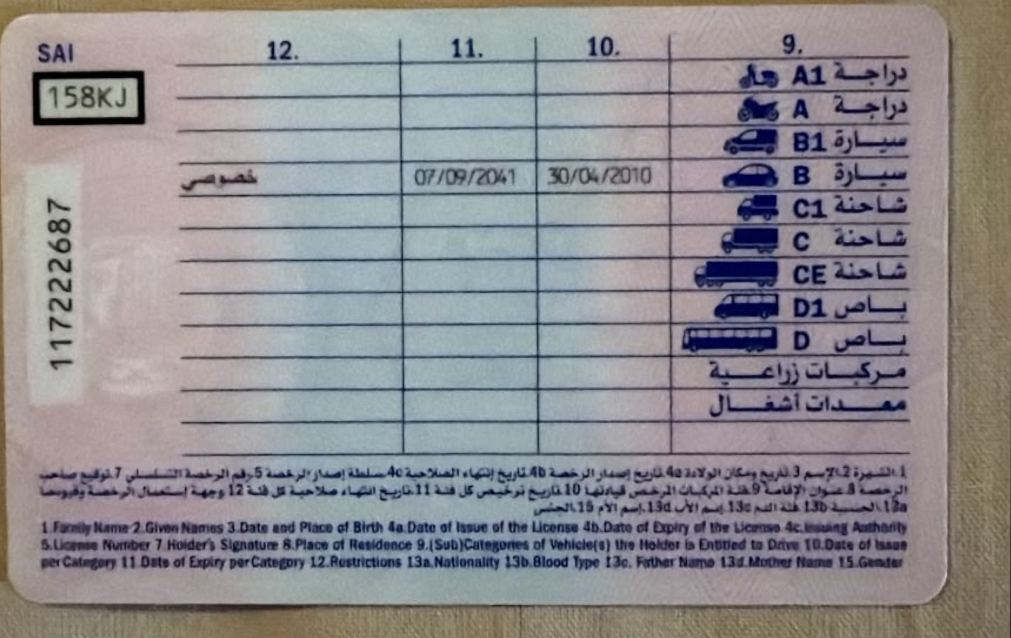
#> input picture ocr/reference_templates/license_back.png, 1011 x 638 px
$ python -i ocr_client.py   (imports and definitions only)
#> lines starting #> are read from the running program, lines starting #| are printed output that depends on the picture
#> in ocr_image_path, image is the input picture: shape (638, 1011, 3); mean B, G, R 144.3, 140.9, 142.8
"""
Thin wrapper around Google Cloud Vision's OCR (document text detection).

This is the ONLY file in the codebase that should import
`google.cloud.vision`. Everything else (passport_ocr.py, license_ocr.py)
calls the functions below, which return plain-Python types (OcrWord /
OcrResult) — the same shapes this module has returned through every OCR
engine it's wrapped. That's the point: the OCR engine is swappable by only
touching this file, and it's why switching didn't require changing
passport_ocr.py, license_ocr.py, or pipeline.py at all.

2026-08-24: switched back to Google Cloud Vision, reversing the earlier
move to Tesseract. Tesseract was offline/free/private, but real-world use
kept surfacing accuracy and engine-specific problems that ate several
debugging sessions: the license's "13b" blood-type field alone needed five
separate rounds chasing its printed label bleeding into the read (crop
recalibration, then a generous-crop-plus-label-strip rework, then a
character-whitelist config-string bug in that rework that crashed autofill
outright on a real Windows run — "Unexpected error during autofill: No
closing quotation", a Windows-specific limitation in how pytesseract
parses its `config` string that no amount of quoting from this side could
work around). Separately, the passport needed a THIRD engine (see the
now-unused ocr/easyocr_client.py) purely because Tesseract could not read
text over the passport's anti-counterfeiting security pattern at all.
Vision's document-text-detection model does its own layout analysis far
more robustly than Tesseract's LSTM engine, which is what most of the
above ultimately came down to — no per-field pixel-perfect crop tuning,
no character-whitelist/page-segmentation-mode workarounds, and (expected
given Vision's general robustness, not yet re-verified against a real
passport photo) likely no need for the easyocr passport workaround either
— see passport_ocr.py's module docstring for that change.

Trade-off, the reason Tesseract was chosen over Vision in the first place:
this now requires a live internet connection, a Google Cloud project with
the Vision API enabled and billing set up, and every scanned ID photo
(passport bio page, driving license front/back) is sent to Google's
servers for processing. See README.md's Setup section for exactly what
that requires and what it costs.

char_whitelist, psm_fallback, and psm are still accepted by every function
below, purely for interface compatibility with license_ocr.py's existing
calls (see license_ocr.INLINE_LABEL_FIELDS) — Vision has no equivalent of
Tesseract's character whitelist or page-segmentation-mode concepts, so all
three are silently ignored here. license_ocr.py's generous-crop +
_strip_inline_label approach (see that module's docstring) still runs
unchanged and is still useful: Vision's crop still contains the printed
field-number label alongside the value, and _strip_inline_label finds and
discards it the same way regardless of which engine produced the words.

Both Arabic and English are always requested (language_hints defaults to
["ar", "en"], same as before) — Vision uses BCP-47 language codes
directly ("ar", "en"), unlike Tesseract's 3-letter traineddata names, so
the translation table this module used to need is gone. The unwanted
Arabic-script output is still stripped post-recognition (see _strip_arabic
below) for the same reason as before: most fields only ever surface Latin
content, with real Arabic content kept only for the fields
license_ocr._KEEP_ARABIC_FIELDS and passport_ocr's bio fields need.

2026-09-06: added _dedupe_overlapping_words, applied to every word list
this module returns. Found via a real photo's per-field word dump
(Younes Hamzeh — license field "8", see license_ocr.py's save_ocr_words
instrumentation): Vision returned BOTH "8" (confidence 0.986 — the real
pre-printed field-number glyph) and "00" (confidence 0.554) for two
bounding boxes overlapping at ~85% IoU — the same glyph on the card, read
two conflicting ways by Vision's own internal layout analysis, not two
real characters. Nothing downstream had any way to tell that apart from a
real second character sitting almost on top of the first, so the low-
confidence duplicate survived as noise appended to whatever field it
landed in. Deduplicating by bounding-box overlap (keeping only the
higher-confidence word of any pair that overlaps heavily) is engine-level,
generic behavior — applied here rather than in license_ocr.py or
passport_ocr.py specifically, since either module's word lists could hit
the same artifact on a different photo, and there's no reason a caller
should have to know to defend against it itself.
"""

from __future__ import annotations

import re
from dataclasses import dataclass


class OcrError(RuntimeError):
    """Raised when the OCR call fails: the google-cloud-vision package
    isn't installed, credentials are missing/invalid, there's no network,
    or the Vision API itself returns an error for the request."""


@dataclass
class OcrWord:
    text: str
    confidence: float  # 0.0-1.0
    # Bounding box as (x0, y0, x1, y1) in pixel coordinates of the image
    # that was submitted for OCR.
    box: tuple[int, int, int, int]


@dataclass
class OcrResult:
    full_text: str
    words: list[OcrWord]

    # [4 lines left out: function average_confidence, not called in this run]


_DEFAULT_LANGS = ["ar", "en"]

_client = None


def _get_client():
    """Lazily constructs and caches the Vision API client for the life of
    the process. Construction does credential discovery (via the standard
    GOOGLE_APPLICATION_CREDENTIALS environment variable pointing at a
    service-account JSON key — Google's "Application Default Credentials"
    mechanism, see README.md's Setup section), which is wasteful to repeat
    per call. Stays None on failure rather than caching a broken state, so
    a credentials problem fixed mid-session (e.g. the env var set after
    the app was already running) is picked up on the next OCR call instead
    of requiring a restart."""
    global _client
    if _client is not None:
        return _client

    try:
        from google.cloud import vision
    except ImportError as e:
        raise OcrError(
            "google-cloud-vision is not installed. Run: pip install google-cloud-vision"
        ) from e

    try:
        client = vision.ImageAnnotatorClient()
    except Exception as e:  # noqa: BLE001 - credential/auth failures surface as varied
        # google.auth exception types depending on what's wrong (missing env var,
        # malformed key file, expired/revoked key) — all of them mean the same thing
        # to a caller here: OCR can't run until credentials are fixed.
        raise OcrError(
            "Could not create a Google Cloud Vision client — check that "
            "GOOGLE_APPLICATION_CREDENTIALS points at a valid service-account JSON "
            f"key file (see README.md's Setup section). Underlying error: {e}"
        ) from e

    _client = client
    return _client


# Vision's model reads small text noticeably better than Tesseract's did,
# but upscaling small crops was never shown to hurt it either — this is
# carried over unchanged from this module's Tesseract version rather than
# re-derived, since it's a generically reasonable preprocessing step. Not
# re-verified as necessary for Vision specifically; worth revisiting (with
# real before/after crops) if it turns out to make no measurable
# difference here.
_MIN_OCR_DIMENSION_PX = 120


def _preprocess_for_ocr(image):
    """Upscales small crops (see _MIN_OCR_DIMENSION_PX) and mildly
    normalizes contrast — see module docstring for why this is kept
    unchanged from the Tesseract version rather than re-tuned for Vision."""
    import cv2

    h, w = image.shape[:2]
#> h = 638; w = 1011
    shorter_side = min(h, w)
#> shorter_side = 638
    if shorter_side and shorter_side < _MIN_OCR_DIMENSION_PX:
        scale = _MIN_OCR_DIMENSION_PX / shorter_side
        image = cv2.resize(image, (max(1, int(w * scale)), max(1, int(h * scale))), interpolation=cv2.INTER_CUBIC)

    gray = cv2.cvtColor(image, cv2.COLOR_BGR2GRAY)
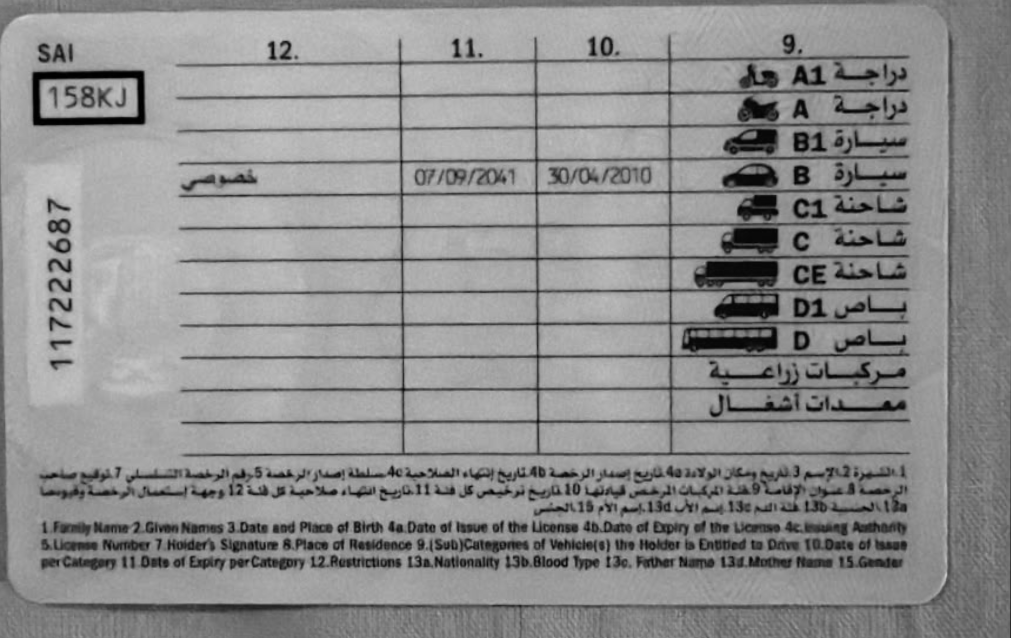
#> gray: shape (638, 1011); min 0, max 208, mean 141.9
    # CLAHE (adaptive local contrast) rather than a single global contrast
    # stretch — handles a crop with uneven lighting (e.g. part of it in a
    # shadow) better than a single scale-the-whole-image adjustment would.
    clahe = cv2.createCLAHE(clipLimit=2.0, tileGridSize=(8, 8))
    enhanced = clahe.apply(gray)
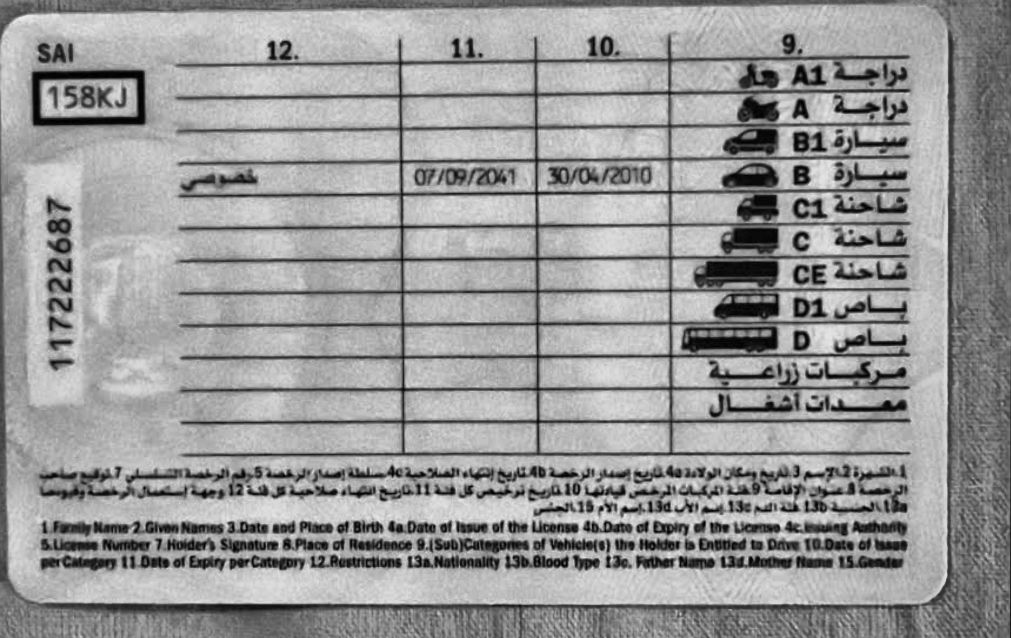
#> enhanced: shape (638, 1011); min 1, max 235, mean 152.8
    return cv2.cvtColor(enhanced, cv2.COLOR_GRAY2BGR)


def _encode_for_vision(image) -> bytes:
    """The Vision API takes raw image bytes, not a numpy array. PNG rather
    than JPEG — these are already-small field crops, so there's no
    meaningful file-size pressure, and PNG avoids compression artifacts
    that could hurt recognition on fine text."""
    import cv2

    ok, buf = cv2.imencode(".png", image)
    if not ok:
        raise OcrError("Failed to encode image for the Vision API")
    return buf.tobytes()


def _call_vision(image_bytes: bytes, language_hints: list[str]):
    from google.cloud import vision

    client = _get_client()
    vision_image = vision.Image(content=image_bytes)
    image_context = vision.ImageContext(language_hints=language_hints)
    try:
        response = client.document_text_detection(image=vision_image, image_context=image_context)
    except Exception as e:  # noqa: BLE001 - deliberately broad: network errors, auth
        # errors that only surface on the actual call (not client construction),
        # quota/rate-limit errors, and anything else the google-cloud SDK can raise
        # must all become OcrError rather than crash the whole autofill run. This
        # matters concretely here: license_ocr._ocr_crop and
        # passport_ocr._ocr_bio_field only catch OcrError and turn a failure into one
        # flagged-empty field — anything else propagates and aborts every remaining
        # field, which is exactly how a config-string bug in the old Tesseract path
        # once took down an entire autofill run instead of just the field that hit it.
        raise OcrError(f"Vision API call failed: {e}") from e

    if response.error.message:
#> (the run stopped early here; a loop or call above may not have finished)

$ run again, on ocr/reference_templates/license_front.png
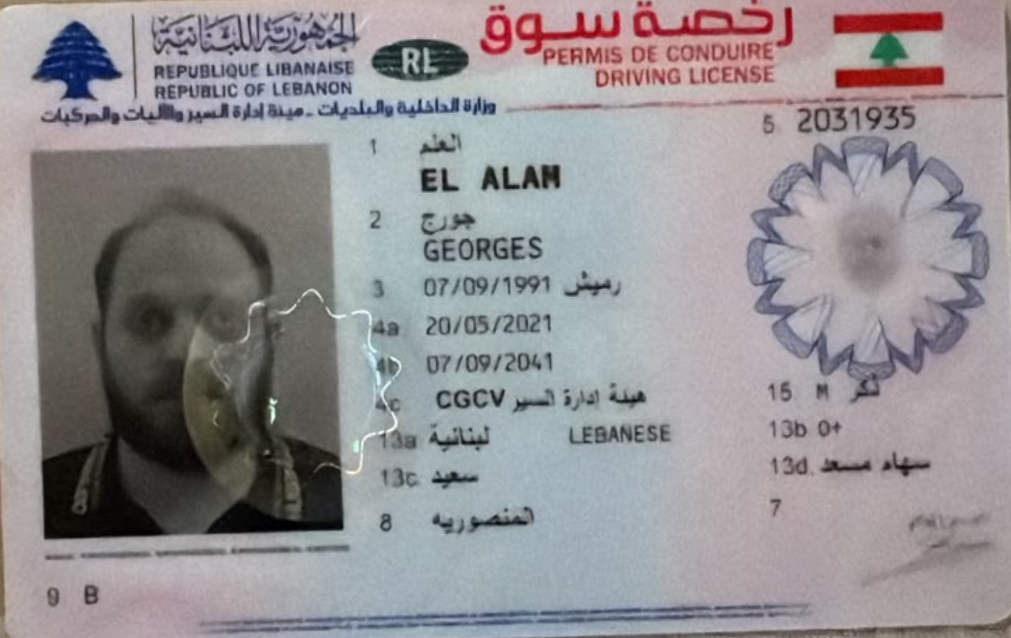
#> input picture ocr/reference_templates/license_front.png, 1011 x 638 px
#> in ocr_image_path, image is the input picture: shape (638, 1011, 3); mean B, G, R 147.3, 144.3, 148
#> in _preprocess_for_ocr, `gray = cv2.cvtColor(image, cv2.COLOR_BGR2GRAY)`:
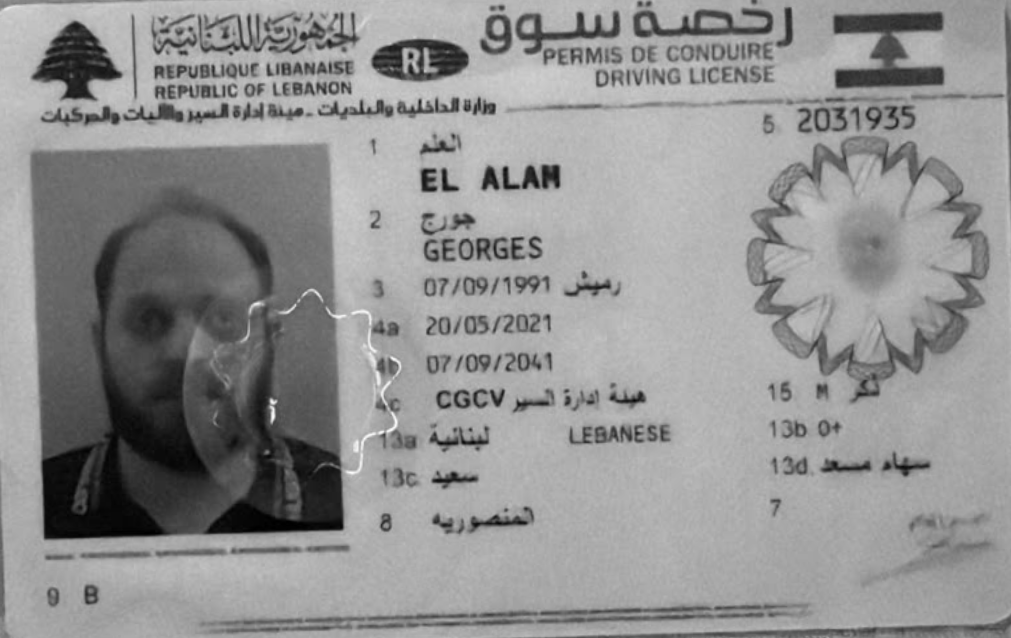
#> gray: shape (638, 1011); min 0, max 251, mean 145.7
#> in _preprocess_for_ocr, `enhanced = clahe.apply(gray)`:
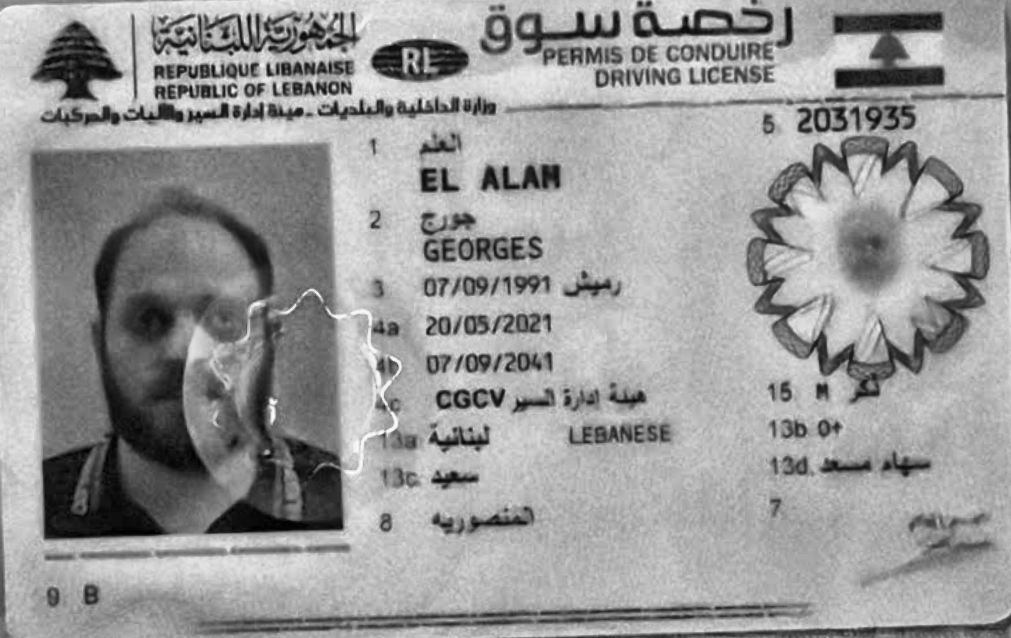
#> enhanced: shape (638, 1011); min 1, max 254, mean 153.1
